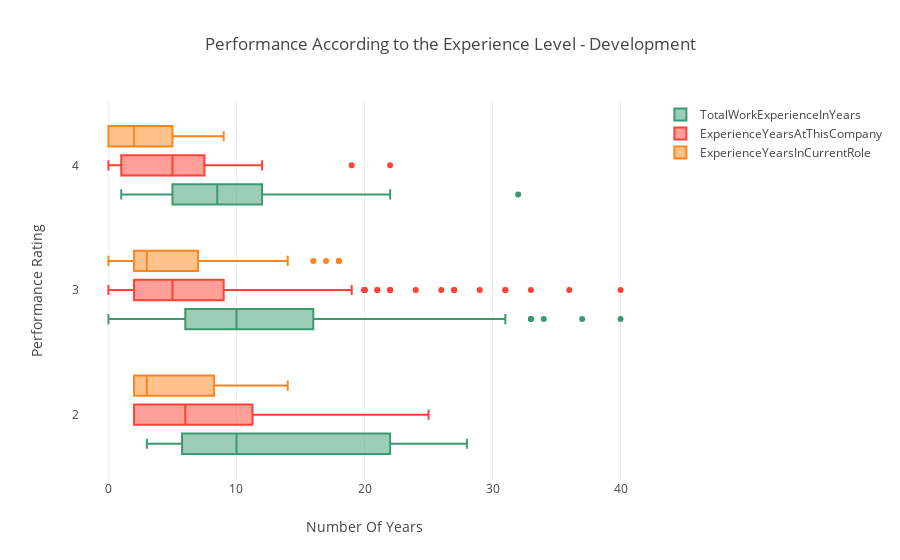

Here is the notebook cell this chart was saved with:
### Markdown cell above
#### iv) Performance According to the Experience Level

### Code cell
data = [
    {
        'x': Development['TotalWorkExperienceInYears'],
        'y': Development['PerformanceRating'],
        'name':'TotalWorkExperienceInYears',
        'marker': {
            'color': '#3D9970'
        },
        'boxmean': False,
        'orientation': 'h',
        "type": "box",
    },
    {
        'x':Development['ExperienceYearsAtThisCompany'],
        'y':Development['PerformanceRating'],
        'name': 'ExperienceYearsAtThisCompany',
        'marker':{
            'color': '#FF4136',
        },
        'boxmean': False,
        'orientation': 'h',
        "type": "box",
    },
    {
        'x': Development['ExperienceYearsInCurrentRole'],
        'y': Development['PerformanceRating'],
        'name':'ExperienceYearsInCurrentRole',
        'marker': {
            'color': '#FF851B',
        },
        'boxmean': False,
        'orientation': 'h',
        "type": "box",
    }
]
layout = {
    'xaxis': {
        'title': 'Number Of Years',
        'zeroline': False,
    },
    'yaxis': {
        'title': 'Performance Rating ',
        'zeroline': False,
    },
    'boxmode': 'group',
    'title': 'Performance According to the Experience Level - Development ',
}
fig = go.Figure(data=data, layout=layout)

py.iplot(fig)

### Figure 1 — Plotly figure (JSON) as saved in the notebook; plotly's stock layout.template omitted (floating-point values rounded to 4 significant figures; data arrays with more than 128 entries replaced by an {"elided": "..."} marker saying what was removed)
{"data": [{"boxmean": false, "marker": {"color": "#3D9970"}, "name": "TotalWorkExperienceInYears", "orientation": "h", "type": "box", "uid": "e121a158-c938-44fc-9ccd-8435516d9203", "x": {"elided": "361 int values"}, "y": {"elided": "361 int values"}}, {"boxmean": false, "marker": {"color": "#FF4136"}, "name": "ExperienceYearsAtThisCompany", "orientation": "h", "type": "box", "uid": "ff68e63a-44ad-4127-9f3d-9b41a55d5a38", "x": {"elided": "361 int values"}, "y": {"elided": "361 int values"}}, {"boxmean": false, "marker": {"color": "#FF851B"}, "name": "ExperienceYearsInCurrentRole", "orientation": "h", "type": "box", "uid": "14449a59-22d0-4d27-9858-2c1b0342790b", "x": {"elided": "361 int values"}, "y": {"elided": "361 int values"}}], "layout": {"boxmode": "group", "title": "Performance According to the Experience Level - Development ", "xaxis": {"title": "Number Of Years", "zeroline": false}, "yaxis": {"title": "Performance Rating ", "zeroline": false}}}
